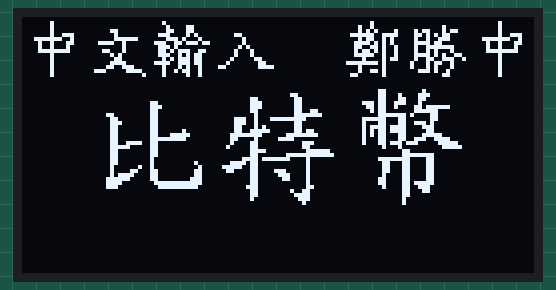
This sketch was run on a simulated Arduino Uno, built with avr-gcc and run on an emulated ATmega328P. Parts: 128×64 one-colour display.

Above: at 0.1 s.

The sketch:

ssd1306_128x64_i2c_chinese_test.ino
```cpp
#include <Wire.h>
#include <Adafruit_GFX.h>
#include <Adafruit_SSD1306.h>

Adafruit_SSD1306 display(128, 64, &Wire, 4);

static const unsigned char PROGMEM str_1[] = {    //中
 0x00,0x00,0x01,0x00,0x01,0x00,0x01,0x00,0x01,0x38,0x1F,0xC8,0x09,0x18,0x09,0x10
,0x0F,0xF0,0x01,0x00,0x01,0x00,0x01,0x00,0x01,0x00,0x01,0x00,0x01,0x00,0x00,0x00
};
static const unsigned char PROGMEM str_2[] = {    //文
 0x00,0x00,0x00,0x00,0x00,0x00,0x03,0x00,0x01,0x00,0x01,0xF8,0x1E,0x40,0x00,0x40
,0x0C,0x40,0x02,0x80,0x01,0x80,0x03,0xC0,0x06,0x70,0x38,0x3C,0x00,0x02,0x00,0x00
};
static const unsigned char PROGMEM str_3[] = {    //輸
 0x00,0x00,0x10,0x00,0x08,0x60,0x0C,0x60,0x38,0x50,0x0E,0x88,0x73,0x76,0x3A,0x00
,0x35,0xCC,0x39,0x58,0x15,0xD8,0x79,0xD8,0x11,0x48,0x12,0xC8,0x10,0x48,0x00,0x00
};
static const unsigned char PROGMEM str_4[] = {     //入
 0x00,0x00,0x00,0x00,0x00,0x00,0x00,0x00,0x06,0x00,0x01,0x00,0x01,0x00,0x02,0x80
,0x04,0x40,0x04,0x40,0x08,0x30,0x10,0x18,0x60,0x1E,0x00,0x00,0x00,0x00,0x00,0x00
};
static const unsigned char PROGMEM str_5[] = {     //鄭
 0x00,0x00,0x01,0x00,0x09,0x00,0x0A,0x84,0x3F,0x3C,0x0B,0x28,0x1E,0xA8,0x19,0xA4
,0x16,0xA4,0x1F,0x24,0x04,0x2C,0x7F,0xA0,0x08,0x20,0x09,0xA0,0x30,0x20,0x00,0x00
};
static const unsigned char PROGMEM str_6[] = {     //勝
 0x00,0x00,0x00,0x00,0x00,0x40,0x2C,0x58,0x35,0x60,0x24,0xE0,0x3D,0x80,0x27,0xF0
,0x25,0x10,0x3D,0x4C,0x26,0x72,0x45,0x90,0x45,0x10,0x1D,0x20,0x00,0x60,0x00,0x00
};

static const unsigned char PROGMEM str_7[] = {     //比
 0x00,0x00,0x00,0x00,0x00,0x00,0x00,0x00,0x00,0x00,0x00,0x00,0x00,0x00,0x00,0x00,0x00,0x00,0x00,0x00,0x00,0x00,0xC0,0x00,0x00,0x00,0xE0,0x00,0x00,0x00,0xC0,0x00
,0x06,0x00,0xC0,0x00,0x03,0x00,0xC0,0x00,0x03,0x80,0xC0,0x00,0x03,0x00,0xC0,0x00,0x03,0x00,0xC0,0x80,0x03,0x00,0xC7,0xC0,0x03,0x00,0xFF,0x80,0x03,0x3C,0xC0,0x00
,0x03,0xE0,0xC0,0x00,0x03,0x00,0xC0,0x00,0x03,0x00,0xC0,0x00,0x03,0x00,0x80,0x00,0x03,0x00,0x80,0x10,0x02,0x04,0x80,0x08,0x02,0x18,0xC0,0x18,0x02,0xF0,0xC0,0x18
,0x07,0xE0,0xC0,0x38,0x07,0x80,0x7F,0xF8,0x07,0x00,0x3F,0xF0,0x00,0x00,0x00,0x00,0x00,0x00,0x00,0x00,0x00,0x00,0x00,0x00,0x00,0x00,0x00,0x00,0x00,0x00,0x00,0x00
};

static const unsigned char PROGMEM str_8[] = {     //特
 0x00,0x00,0x00,0x00,0x00,0x00,0x00,0x00,0x00,0x00,0x00,0x00,0x00,0x00,0x18,0x00,0x00,0x60,0x0C,0x00,0x00,0x70,0x0C,0x00,0x00,0x70,0x0C,0x00,0x00,0x60,0x0C,0xC0
,0x00,0x20,0x0F,0xE0,0x07,0x23,0xFE,0x00,0x07,0x20,0x0C,0x00,0x06,0x28,0x0C,0x00,0x06,0x7C,0x0D,0x80,0x0F,0xF0,0x3F,0xC0,0x0C,0x20,0xF0,0x00,0x08,0x60,0x03,0x80
,0x10,0x60,0x03,0x00,0x00,0x78,0x01,0xF8,0x00,0x60,0x3F,0xFC,0x01,0xEF,0xE1,0x00,0x0F,0x60,0x01,0x00,0x3E,0x60,0x01,0x00,0x18,0x61,0xC1,0x00,0x00,0x60,0xE1,0x00
,0x00,0x60,0x61,0x00,0x00,0x60,0x01,0x00,0x00,0xE0,0x01,0x80,0x00,0x60,0x13,0x00,0x00,0x60,0x0F,0x00,0x00,0x40,0x07,0x00,0x00,0x00,0x02,0x00,0x00,0x00,0x00,0x00
};

static const unsigned char PROGMEM str_9[] = {     //幣
 0x00,0x00,0x00,0x00,0x00,0x00,0x00,0x00,0x00,0x60,0x08,0x00,0x00,0x62,0x1C,0x00,0x00,0x63,0x18,0x00,0x07,0x67,0x10,0x00,0x03,0x64,0x37,0xE0,0x01,0x60,0x3F,0x00
,0x00,0x7F,0x43,0x00,0x07,0xE3,0x03,0x00,0x04,0x63,0x3A,0x00,0x05,0xEF,0x0E,0x00,0x05,0x6F,0x06,0x00,0x05,0x63,0x0F,0x80,0x04,0x63,0x39,0xE0,0x04,0x6E,0xE0,0xF8
,0x00,0x22,0x00,0x7C,0x00,0x01,0x80,0x00,0x00,0x01,0xFE,0x00,0x00,0x7F,0x86,0x00,0x00,0x31,0x86,0x00,0x00,0x31,0x86,0x00,0x00,0x31,0x86,0x00,0x00,0x21,0x86,0x00
,0x00,0x61,0x86,0x00,0x00,0x61,0xBE,0x00,0x00,0x21,0x9C,0x00,0x00,0x01,0x8C,0x00,0x00,0x01,0x80,0x00,0x00,0x01,0x00,0x00,0x00,0x01,0x00,0x00,0x00,0x00,0x00,0x00
};

void setup() {
  Serial.begin(9600);
  display.begin(SSD1306_SWITCHCAPVCC, 0x3C);
}
void loop() {
display.clearDisplay();
display.drawBitmap(0, 0, str_1, 16, 16, WHITE);
display.drawBitmap(16, 0, str_2, 16, 16, WHITE);
display.drawBitmap(32, 0, str_3, 16, 16, WHITE);
display.drawBitmap(16*3, 0, str_4, 16, 16, WHITE);
display.drawBitmap(16*5, 0, str_5, 16, 16, WHITE);
display.drawBitmap(16*6, 0, str_6, 16, 16, WHITE);
display.drawBitmap(16*7, 0, str_1, 16, 16, WHITE);
display.drawBitmap(0+16, 16, str_7, 32, 32, WHITE);
display.drawBitmap(32*1+16, 16, str_8, 32, 32, WHITE);
display.drawBitmap(32*2+16, 16, str_9, 32, 32, WHITE);
display.display();

}
```
